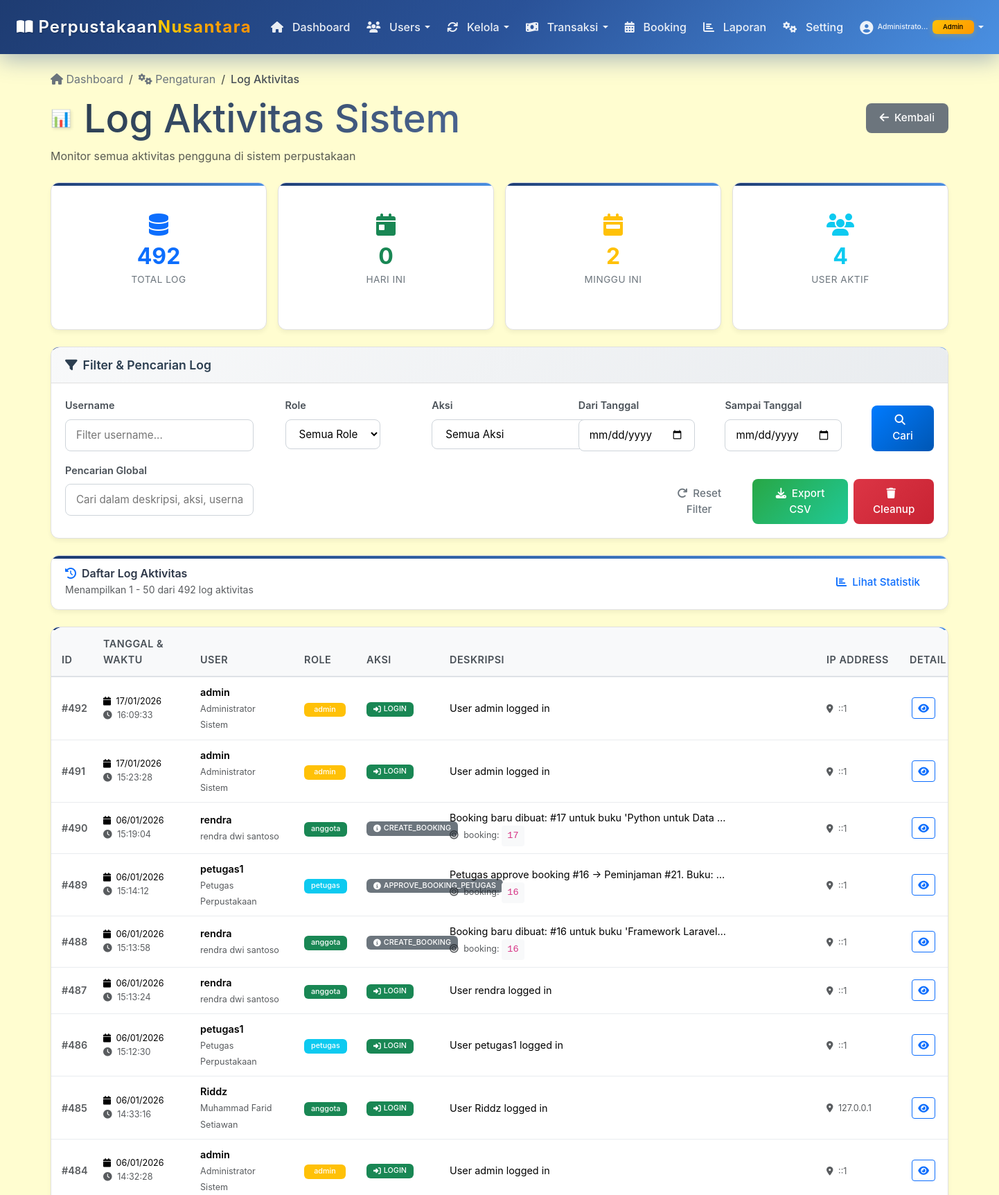
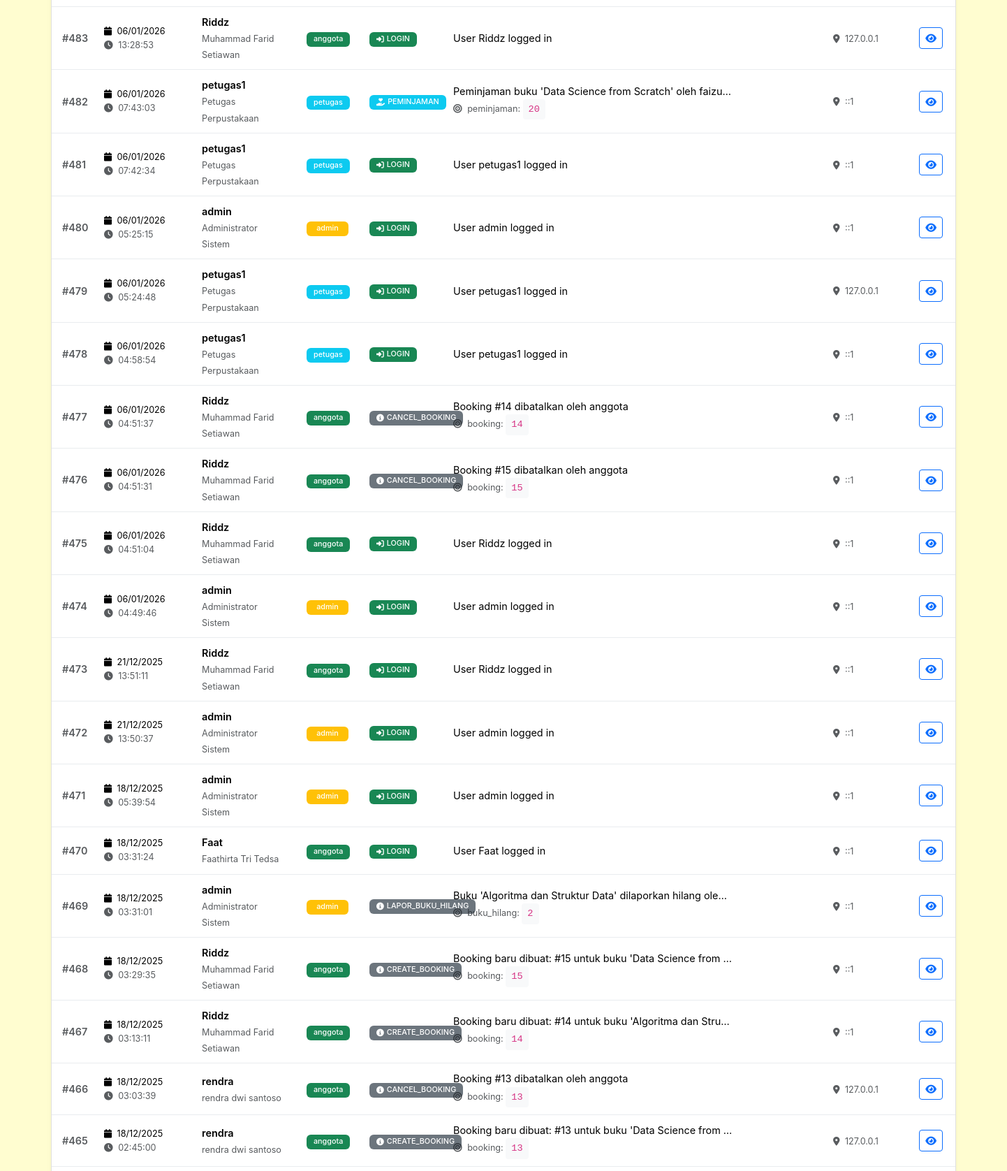
Page /admin/pengaturan/log.php (signed in, upper part) on the committed database (2 pictures, top to bottom).
### tables this page shows
CREATE TABLE `log_aktivitas` (
  `id` int(11) NOT NULL,
  `user_id` int(11) DEFAULT NULL,
  `username` varchar(50) DEFAULT NULL,
  `nama` varchar(100) DEFAULT NULL,
  `role` varchar(20) DEFAULT NULL,
  `action` varchar(100) NOT NULL,
  `description` text DEFAULT NULL,
  `target_type` varchar(50) DEFAULT NULL COMMENT 'Tipe target: buku, user, peminjaman, dll',
  `target_id` varchar(100) DEFAULT NULL COMMENT 'ID dari target yang diubah',
  `booking_id` int(11) DEFAULT NULL,
  `ip_address` varchar(45) DEFAULT NULL,
  `user_agent` varchar(255) DEFAULT NULL,
  `created_at` timestamp NOT NULL DEFAULT current_timestamp()
);

### admin/pengaturan/log.php (the view, shortened to what the rows shown need)
<?php
require_once '../../includes/auth.php';
require_once '../../includes/functions.php';
$page = isset($_GET['page']) ? max(1, intval($_GET['page'])) : 1;
$limit = 50;
$offset = ($page - 1) * $limit;
$filters = [
    'username' => $_GET['filter_username'] ?? '',
    'role' => $_GET['filter_role'] ?? '',
    'action' => $_GET['filter_action'] ?? '',
    'date_from' => $_GET['filter_date_from'] ?? '',
    'date_to' => $_GET['filter_date_to'] ?? '',
    'search' => $_GET['search'] ?? ''
];
$logs_result = getLogs($filters, $limit, $offset);
$logs = $logs_result['data'];
include '../../includes/header.php';
?>
<div class="container py-4">
    <div class="d-flex justify-content-between align-items-center mb-4">
        <div>
            <h1 class="h3 mb-0 title-container">
                <span class="logo-emoji">📊</span>
                <span class="title-gradient">Log Aktivitas Sistem</span>
            </h1>
        </div>
    </div>
    <div class="modern-card">
        <div class="card-body p-0">
            <?php if (empty($logs)): ?>
                <div class="text-center py-5">
                    <i class="fas fa-inbox fa-3x text-muted mb-3"></i>
                    <h5 class="text-muted">Tidak ada log aktivitas ditemukan</h5>
                    <p class="text-muted mb-3">Coba ubah filter pencarian atau tambah periode tanggal</p>
                    <a href="<?= $_SERVER['PHP_SELF'] ?>" class="btn btn-modern btn-primary-modern">Reset Pencarian</a>
                </div>
            <?php else: ?>
                <div class="table-responsive">
                    <table class="table table-modern table-hover mb-0">
                        <thead>
                            <tr>
                                <th width="60">ID</th>
                                <th width="140">Tanggal & Waktu</th>
                                <th width="150">User</th>
                                <th width="90">Role</th>
                                <th width="120">Aksi</th>
                                <th>Deskripsi</th>
                                <th width="120">IP Address</th>
                                <th width="70" class="text-center">Detail</th>
                            </tr>
                        </thead>
                        <tbody>
                            <?php foreach ($logs as $log): ?>
                                <tr>
                                    <td class="fw-semibold text-muted">#<?= $log['id'] ?></td>
                                    <td>
                                        <div class="small">
                                            <i class="fas fa-calendar me-1"></i>
                                            <?= date('d/m/Y', strtotime($log['created_at'])) ?>
                                        </div>
                                        <div class="small text-muted">
                                            <i class="fas fa-clock me-1"></i>
                                            <?= date('H:i:s', strtotime($log['created_at'])) ?>
                                        </div>
                                    </td>
                                    <td>
                                        <div class="fw-semibold"><?= htmlspecialchars($log['username'] ?? 'N/A') ?></div>
                                        <small class="text-muted"><?= htmlspecialchars($log['nama'] ?? '') ?></small>
                                    </td>
                                    <td>
                                        <?php
                                        $role_colors = [
                                            'admin' => 'warning',
                                            'petugas' => 'info',
                                            'anggota' => 'success'
                                        ];
                                        $role_color = $role_colors[$log['role']] ?? 'secondary';
                                        ?>
                                        <span class="badge bg-<?= $role_color ?>">
                                            <?= htmlspecialchars($log['role'] ?? 'N/A') ?>
                                        </span>
                                    </td>
                                    <td>
                                        <?php
                                        $action_icons = [
                                            'LOGIN' => ['icon' => 'sign-in-alt', 'color' => 'success'],
                                            'LOGOUT' => ['icon' => 'sign-out-alt', 'color' => 'secondary'],
                                            'TAMBAH_BUKU' => ['icon' => 'plus-circle', 'color' => 'primary'],
                                            'EDIT_BUKU' => ['icon' => 'edit', 'color' => 'warning'],
                                            'HAPUS_BUKU' => ['icon' => 'trash', 'color' => 'danger'],
                                            'TAMBAH_USER' => ['icon' => 'user-plus', 'color' => 'primary'],
                                            'EDIT_USER' => ['icon' => 'user-edit', 'color' => 'warning'],
                                            'HAPUS_USER' => ['icon' => 'user-times', 'color' => 'danger'],
                                            'PEMINJAMAN' => ['icon' => 'hand-holding-heart', 'color' => 'info'],
                                            'PENGEMBALIAN' => ['icon' => 'undo', 'color' => 'success'],
                                            'EXPORT_LOG' => ['icon' => 'download', 'color' => 'primary'],
                                            'CLEANUP_LOGS' => ['icon' => 'broom', 'color' => 'danger']
                                        ];
                                        $action = $log['action'];
                                        $action_data = $action_icons[$action] ?? ['icon' => 'info-circle', 'color' => 'secondary'];
                                        ?>
                                        <span class="badge bg-<?= $action_data['color'] ?>">
                                            <i class="fas fa-<?= $action_data['icon'] ?> me-1"></i>
                                            <?= htmlspecialchars($action) ?>
                                        </span>
                                    </td>
                                    <td>
                                        <div class="text-truncate" style="max-width: 400px;"
                                             title="<?= htmlspecialchars($log['description'] ?? '') ?>">
                                            <?= htmlspecialchars($log['description'] ?? '-') ?>
                                        </div>
                                        <?php if ($log['target_type']): ?>
                                            <small class="text-muted">
                                                <i class="fas fa-bullseye me-1"></i>
                                                <?= htmlspecialchars($log['target_type']) ?>:
                                                <code><?= htmlspecialchars($log['target_id']) ?></code>
                                            </small>
                                        <?php endif; ?>
                                    </td>
                                    <td>
                                        <small class="text-muted">
                                            <i class="fas fa-map-marker-alt me-1"></i>
                                            <?= htmlspecialchars($log['ip_address'] ?? 'N/A') ?>
                                        </small>
                                    </td>
                                    <td class="text-center">
                                        <button class="btn btn-sm btn-outline-primary view-detail-btn"
                                                data-bs-toggle="modal"
                                                data-bs-target="#detailModal<?= $log['id'] ?>"
                                                title="Lihat Detail"
                                                data-log-id="<?= $log['id'] ?>">
                                            <i class="fas fa-eye"></i>
                                        </button>
                                    </td>
                                </tr>
                            <?php endforeach; ?>
                        </tbody>
                    </table>
                </div>
            <?php endif; ?>
        </div>
    </div>
</div>
<?php include '../../includes/footer.php'; ?>

### rows in the picture
log_aktivitas: id "492", created_at "17/01/2026", created_at "16:09:33", username "admin", nama "Administrator Sistem", role "admin", action "LOGIN", description "User admin logged in", ip_address "::1"
log_aktivitas: id "491", created_at "17/01/2026", created_at "15:23:28", username "admin", nama "Administrator Sistem", role "admin", action "LOGIN", description "User admin logged in", ip_address "::1"
log_aktivitas: id "490", created_at "06/01/2026", created_at "15:19:04", username "rendra", nama "rendra dwi santoso", role "anggota", action "CREATE_BOOKING", description "Booking baru dibuat: #17 untuk buku 'Python untuk Data…", target_type "booking", target "17", ip_address "::1"
log_aktivitas: id "489", created_at "06/01/2026", created_at "15:14:12", username "petugas1", nama "Petugas Perpustakaan", role "petugas", action "APPROVE_BOOKING_PETUGAS", description "Petugas approve booking #16 -> Peminjaman #21. Buku:…", target_type "booking", target "16", ip_address "::1"
log_aktivitas: id "488", created_at "06/01/2026", created_at "15:13:58", username "rendra", nama "rendra dwi santoso", role "anggota", action "CREATE_BOOKING", description "Booking baru dibuat: #16 untuk buku 'Framework Laravel…", target_type "booking", target "16", ip_address "::1"
log_aktivitas: id "487", created_at "06/01/2026", created_at "15:13:24", username "rendra", nama "rendra dwi santoso", role "anggota", action "LOGIN", description "User rendra logged in", ip_address "::1"
log_aktivitas: id "486", created_at "06/01/2026", created_at "15:12:30", username "petugas1", nama "Petugas Perpustakaan", role "petugas", action "LOGIN", description "User petugas1 logged in", ip_address "::1"
log_aktivitas: id "485", created_at "06/01/2026", created_at "14:33:16", username "Riddz", nama "Muhammad Farid Setiawan", role "anggota", action "LOGIN", description "User Riddz logged in", ip_address "127.0.0.1"
log_aktivitas: id "484", created_at "06/01/2026", created_at "14:32:28", username "admin", nama "Administrator Sistem", role "admin", action "LOGIN", description "User admin logged in", ip_address "::1"
log_aktivitas: id "483", created_at "06/01/2026", created_at "13:28:53", username "Riddz", nama "Muhammad Farid Setiawan", role "anggota", action "LOGIN", description "User Riddz logged in", ip_address "127.0.0.1"
log_aktivitas: id "482", created_at "06/01/2026", created_at "07:43:03", username "petugas1", nama "Petugas Perpustakaan", role "petugas", action "PEMINJAMAN", description "Peminjaman buku 'Data Science from Scratch' oleh faizu…", target_type "peminjaman", target "20", ip_address "::1"
log_aktivitas: id "481", created_at "06/01/2026", created_at "07:42:34", username "petugas1", nama "Petugas Perpustakaan", role "petugas", action "LOGIN", description "User petugas1 logged in", ip_address "::1"
log_aktivitas: id "480", created_at "06/01/2026", created_at "05:25:15", username "admin", nama "Administrator Sistem", role "admin", action "LOGIN", description "User admin logged in", ip_address "::1"
log_aktivitas: id "479", created_at "06/01/2026", created_at "05:24:48", username "petugas1", nama "Petugas Perpustakaan", role "petugas", action "LOGIN", description "User petugas1 logged in", ip_address "127.0.0.1"
log_aktivitas: id "478", created_at "06/01/2026", created_at "04:58:54", username "petugas1", nama "Petugas Perpustakaan", role "petugas", action "LOGIN", description "User petugas1 logged in", ip_address "::1"
log_aktivitas: id "477", created_at "06/01/2026", created_at "04:51:37", username "Riddz", nama "Muhammad Farid Setiawan", role "anggota", action "CANCEL_BOOKING", description "Booking #14 dibatalkan oleh anggota", target_type "booking", target "14", ip_address "::1"
log_aktivitas: id "476", created_at "06/01/2026", created_at "04:51:31", username "Riddz", nama "Muhammad Farid Setiawan", role "anggota", action "CANCEL_BOOKING", description "Booking #15 dibatalkan oleh anggota", target_type "booking", target "15", ip_address "::1"
log_aktivitas: id "475", created_at "06/01/2026", created_at "04:51:04", username "Riddz", nama "Muhammad Farid Setiawan", role "anggota", action "LOGIN", description "User Riddz logged in", ip_address "::1"
log_aktivitas: id "474", created_at "06/01/2026", created_at "04:49:46", username "admin", nama "Administrator Sistem", role "admin", action "LOGIN", description "User admin logged in", ip_address "::1"
log_aktivitas: id "473", created_at "21/12/2025", created_at "13:51:11", username "Riddz", nama "Muhammad Farid Setiawan", role "anggota", action "LOGIN", description "User Riddz logged in", ip_address "::1"
log_aktivitas: id "472", created_at "21/12/2025", created_at "13:50:37", username "admin", nama "Administrator Sistem", role "admin", action "LOGIN", description "User admin logged in", ip_address "::1"
log_aktivitas: id "471", created_at "18/12/2025", created_at "05:39:54", username "admin", nama "Administrator Sistem", role "admin", action "LOGIN", description "User admin logged in", ip_address "::1"
log_aktivitas: id "470", created_at "18/12/2025", created_at "03:31:24", username "Faat", nama "Faathirta Tri Tedsa", role "anggota", action "LOGIN", description "User Faat logged in", ip_address "::1"
log_aktivitas: id "469", created_at "18/12/2025", created_at "03:31:01", username "admin", nama "Administrator Sistem", role "admin", action "LAPOR_BUKU_HILANG", description "Buku 'Algoritma dan Struktur Data' dilaporkan hilang ole…", target_type "buku_hilang", target "2", ip_address "::1"
log_aktivitas: id "468", created_at "18/12/2025", created_at "03:29:35", username "Riddz", nama "Muhammad Farid Setiawan", role "anggota", action "CREATE_BOOKING", description "Booking baru dibuat: #15 untuk buku 'Data Science from…", target_type "booking", target "15", ip_address "::1"
log_aktivitas: id "467", created_at "18/12/2025", created_at "03:13:11", username "Riddz", nama "Muhammad Farid Setiawan", role "anggota", action "CREATE_BOOKING", description "Booking baru dibuat: #14 untuk buku 'Algoritma dan Stru…", target_type "booking", target "14", ip_address "::1"
log_aktivitas: id "466", created_at "18/12/2025", created_at "03:03:39", username "rendra", nama "rendra dwi santoso", role "anggota", action "CANCEL_BOOKING", description "Booking #13 dibatalkan oleh anggota", target_type "booking", target "13", ip_address "127.0.0.1"
log_aktivitas: id "465", created_at "18/12/2025", created_at "02:45:00", username "rendra", nama "rendra dwi santoso", role "anggota", action "CREATE_BOOKING", description "Booking baru dibuat: #13 untuk buku 'Data Science from…", target_type "booking", target "13", ip_address "127.0.0.1"

### other values in the picture
strlen($nama) > 12 ? substr($nama, 0, 12) . '...' : $nama "Administrato..."
$badge_text "Admin"
$stats['total_logs'] "492"
$stats['logs_today'] "0"
$stats['logs_week'] "2"
count($stats['active_users'] ?? []) "4"
min($offset + 1, $total_logs) "1"
min($offset + $limit, $total_logs) "50"
$total_logs "492"
